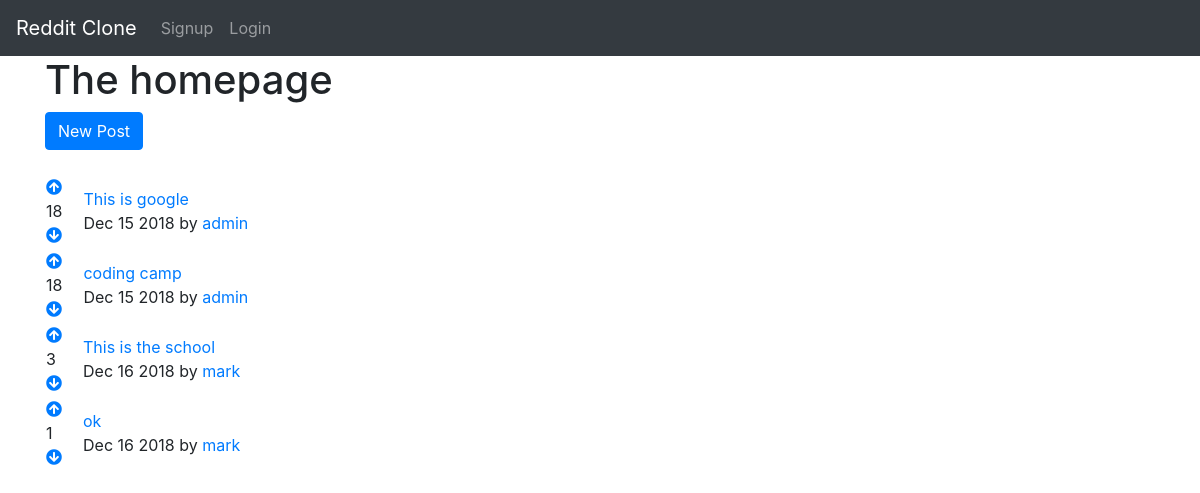
Before: / with the older database file.
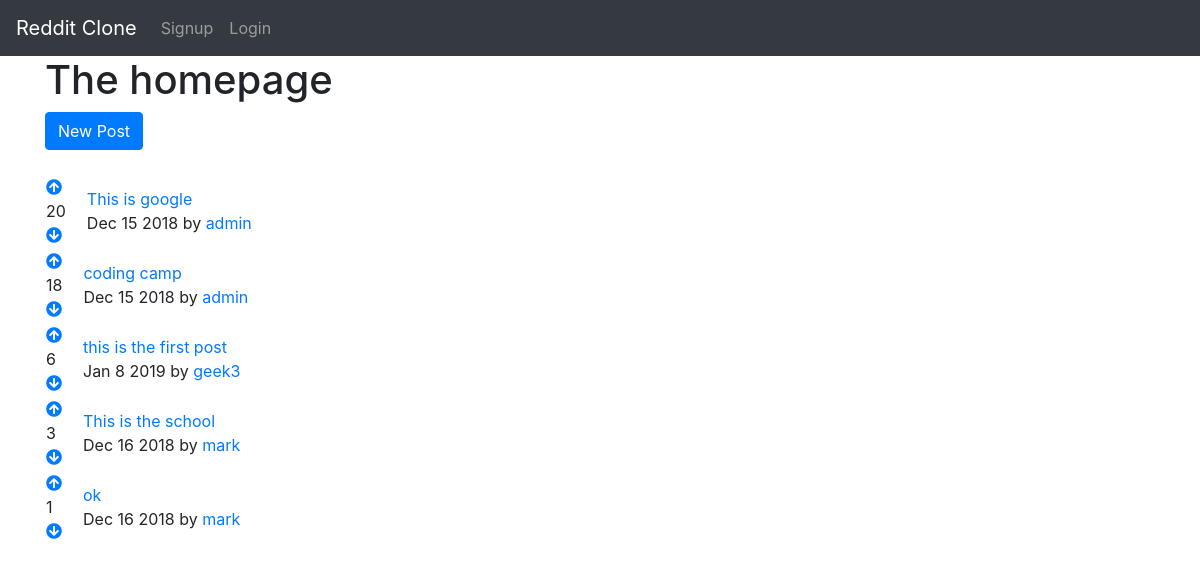
After: the same page with the newer database file.
### posts/models.py (models this page shows)
class Post(models.Model):
    title = models.CharField(max_length=200)
    url = models.TextField()
    pub_date = models.DateTimeField()
    author = models.ForeignKey(User, on_delete=models.CASCADE)   # whomever creates the post has to be logged in
    votes_total = models.IntegerField(default=1) # specify default value
    def pub_date_pretty(self):
        return self.pub_date.strftime('%b %e %Y')

### posts/views.py (the view)
# urls.py: 2. Add a URL to urlpatterns:  url(r'^$', views.home, name='home')
def home(request):
    posts = models.Post.objects.order_by('-votes_total')
    return render(request, 'posts/home.html', {'posts':posts})

### posts/templates/posts/home.html (shortened to what this page needs)
{% extends 'base.html' %}
{% block content %}
<h1>The homepage</h1>
<a class="btn btn-primary" href="{% url 'posts:create' %}">New Post</a>
<br />
<br />
{% for post in posts.all %}
<table>
  <tr>
    <td style="padding-right: 20px;"><a href="#" onclick="document.getElementById('upvote{{ post.id }}').submit()"><i class="fas fa-arrow-circle-up"></i></a><br /> {{ post.votes_total }}<br /> <a href="#" onclick="document.getElementById('downvote{{ post.id }}').submit()"><i class="fas fa-arrow-circle-down"></i></a></td>
    <td><a href="{{ post.url }}">{{ post.title }}</a><br />{{ post.pub_date_pretty }} by <a href="{% url 'posts:userdetails' post.author.id %}">{{ post.author.username }}</a></td>
  </tr>
</table>
{% endfor %}
{% endblock %}

### templates/base.html (shortened to what this page needs)
<!doctype html>
<html lang="en">
  <head>
    <link rel="stylesheet" href="https://stackpath.bootstrapcdn.com/bootstrap/4.1.3/css/bootstrap.min.css">
    <link rel="stylesheet" href="https://use.fontawesome.com/releases/v5.5.0/css/all.css">
  </head>
  <body>
    <nav class="navbar navbar-expand-lg navbar-dark bg-dark">
  <a class="navbar-brand" href="{% url 'home' %}" >Reddit Clone</a>
  <div class="collapse navbar-collapse" id="mynav">
    <ul class="navbar-nav mr-auto ">
      {% if user.is_authenticated %}
      <li class="nav-item active">
        <a class="nav-link" href="#" onclick="document.getElementById('logout').submit()">Logout <span class="sr-only">(current)</span></a>
      </li>
      <form id="logout" method="POST" action="{% url 'accounts:logout' %}">
        {% csrf_token %}
        <input type="hidden" >
      </form>
      {% else %}
      <li class="nav-item">
        <a class="nav-link" href="{% url 'accounts:signup' %}">Signup</a>
      </li>
      <li class="nav-item">
        <a class="nav-link" href="{% url 'accounts:login' %}">Login</a>
      </li>
      {% endif %}
    </ul>
  </div>
</nav>
  <div class="container">
    {% block content %}
    {% endblock %}
    </div>
  </body>
</html>

Changed rows visible on the page:
changed Post "This is google": votes_total "18" → "20"
added Post: votes_total "6", title "this is the first post", pub_date_pretty "Jan 8 2019", author.username "geek3"
